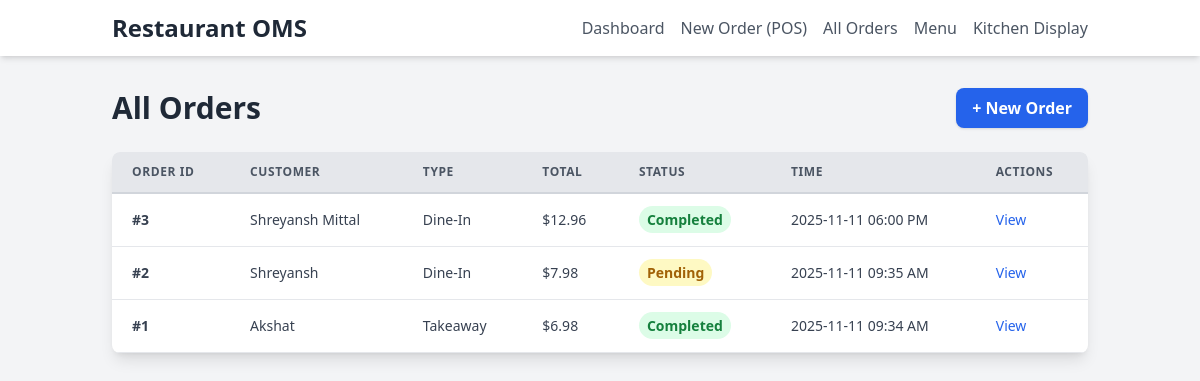
The page /orders on the database its author committed.
### app.py (models this page shows)
class Order(db.Model):
    id = db.Column(db.Integer, primary_key=True)
    customer_id = db.Column(db.Integer, db.ForeignKey('customer.id'), nullable=False)
    order_type = db.Column(db.String(20), nullable=False) # 'dine-in' or 'takeaway'
    status = db.Column(db.String(20), nullable=False, default='pending') # pending, billed, completed, cancelled
    total_bill = db.Column(db.Float, default=0.0)
    created_at = db.Column(db.DateTime, default=datetime.utcnow)
    customer = db.relationship('Customer', back_populates='orders')
    items = db.relationship('OrderItem', back_populates='order', cascade="all, delete-orphan")
    payments = db.relationship('Payment', back_populates='order', cascade="all, delete-orphan")

class Customer(db.Model):
    id = db.Column(db.Integer, primary_key=True)
    name = db.Column(db.String(100), nullable=False)
    phone = db.Column(db.String(20), unique=True, nullable=False)
    orders = db.relationship('Order', back_populates='customer')

### app.py (the view)
@app.route('/orders')
def view_orders():
    orders = Order.query.order_by(Order.created_at.desc()).limit(50).all()
    return render_template('orders.html', orders=orders)

### templates/orders.html (shortened to what this page needs)
{% extends "base.html" %}
{% block content %}
<div class="flex justify-between items-center mb-6">
    <h1 class="text-3xl font-bold text-gray-800">All Orders</h1>
    <a href="{{ url_for('create_order') }}" class="bg-blue-600 text-white font-bold py-2 px-4 rounded-lg shadow hover:bg-blue-700 transition duration-300">
        + New Order
    </a>
</div>
<div class="bg-white shadow-lg rounded-lg overflow-hidden">
    <table class="min-w-full leading-normal">
        <thead class="bg-gray-200 text-gray-600">
            <tr>
                <th class="px-5 py-3 border-b-2 border-gray-300 text-left text-xs font-semibold uppercase tracking-wider">Order ID</th>
                <th class="px-5 py-3 border-b-2 border-gray-300 text-left text-xs font-semibold uppercase tracking-wider">Customer</th>
                <th class="px-5 py-3 border-b-2 border-gray-300 text-left text-xs font-semibold uppercase tracking-wider">Type</th>
                <th class="px-5 py-3 border-b-2 border-gray-300 text-left text-xs font-semibold uppercase tracking-wider">Total</th>
                <th class="px-5 py-3 border-b-2 border-gray-300 text-left text-xs font-semibold uppercase tracking-wider">Status</th>
                <th class="px-5 py-3 border-b-2 border-gray-300 text-left text-xs font-semibold uppercase tracking-wider">Time</th>
                <th class="px-5 py-3 border-b-2 border-gray-300 text-left text-xs font-semibold uppercase tracking-wider">Actions</th>
            </tr>
        </thead>
        <tbody class="text-gray-700">
            {% for order in orders %}
            <tr class="border-b border-gray-200 hover:bg-gray-100">
                <td class="px-5 py-4 text-sm font-bold">#{{ order.id }}</td>
                <td class="px-5 py-4 text-sm">{{ order.customer.name }}</td>
                <td class="px-5 py-4 text-sm">{{ order.order_type.title() }}</td>
                <td class="px-5 py-4 text-sm">${{ "%.2f"|format(order.total_bill) }}</td>
                <td class="px-5 py-4 text-sm">
                    {% if order.status == 'completed' %}
                        <span class="px-2 py-1 font-semibold leading-tight text-green-700 bg-green-100 rounded-full">{{ order.status.title() }}</span>
                    {% elif order.status == 'pending' %}
                        <span class="px-2 py-1 font-semibold leading-tight text-yellow-700 bg-yellow-100 rounded-full">{{ order.status.title() }}</span>
                    {% elif order.status == 'billed' %}
                        <span class="px-2 py-1 font-semibold leading-tight text-blue-700 bg-blue-100 rounded-full">{{ order.status.title() }}</span>
                    {% else %}
                        <span class="px-2 py-1 font-semibold leading-tight text-gray-700 bg-gray-100 rounded-full">{{ order.status.title() }}</span>
                    {% endif %}
                </td>
                <td class="px-5 py-4 text-sm">{{ order.created_at.strftime('%Y-%m-%d %I:%M %p') }}</td>
                <td class="px-5 py-4 text-sm">
                    <a href="{{ url_for('order_detail', order_id=order.id) }}" class="text-blue-600 hover:underline">View</a>
                </td>
            </tr>
            {% endfor %}
        </tbody>
    </table>
</div>
{% endblock %}

### templates/base.html (shortened to what this page needs)
<!DOCTYPE html>
<html lang="en">
<head>
    <script src="https://cdn.tailwindcss.com"></script>
</head>
<body class="bg-gray-100 font-sans leading-normal tracking-normal">
    <nav class="bg-white shadow-md">
        <div class="container mx-auto px-6 py-3">
            <div class="flex items-center justify-between">
                <div>
                    <a class="text-2xl font-bold text-gray-800" href="{{ url_for('index') }}">Restaurant OMS</a>
                </div>
                <div class="flex space-x-4">
                    <a href="{{ url_for('index') }}" class="text-gray-600 hover:text-blue-500">Dashboard</a>
                    <a href="{{ url_for('create_order') }}" class="text-gray-600 hover:text-blue-500">New Order (POS)</a>
                    <a href="{{ url_for('view_orders') }}" class="text-gray-600 hover:text-blue-500">All Orders</a>
                    <a href="{{ url_for('menu_management') }}" class="text-gray-600 hover:text-blue-500">Menu</a>
                    <a href="{{ url_for('kitchen_display') }}" class="text-gray-600 hover:text-blue-500" target="_blank">Kitchen Display</a>
                </div>
            </div>
        </div>
    </nav>
    <div class="container mx-auto px-6 py-8">
        {% block content %}{% endblock %}
    </div>
</body>
</html>

### rows shown on the page
Order: id "3", customer.name "Shreyansh Mittal", order_type "Dine-In", total_bill "12.96", status "Completed", created_at "2025-11-11 06:00 PM"
Order: id "2", customer.name "Shreyansh", order_type "Dine-In", total_bill "7.98", status "Pending", created_at "2025-11-11 09:35 AM"
Order: id "1", customer.name "Akshat", order_type "Takeaway", total_bill "6.98", status "Completed", created_at "2025-11-11 09:34 AM"
